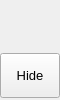
        <widget class="QFrame" name="leftMenuBg">
         <property name="minimumSize">
          <size>
           <width>60</width>
           <height>0</height>
          </size>
         </property>
         <property name="maximumSize">
          <size>
           <width>60</width>
           <height>16777215</height>
          </size>
         </property>
         <property name="frameShape">
          <enum>QFrame::NoFrame</enum>
         </property>
         <property name="frameShadow">
          <enum>QFrame::Raised</enum>
         </property>
         <layout class="QVBoxLayout" name="verticalLayout_3">
          <property name="spacing">
           <number>0</number>
          </property>
          <property name="leftMargin">
           <number>0</number>
          </property>
          <property name="topMargin">
           <number>0</number>
          </property>
          <property name="rightMargin">
           <number>0</number>
          </property>
          <property name="bottomMargin">
           <number>0</number>
          </property>
          <item>
           <widget class="QFrame" name="topLogoInfo">
            <property name="minimumSize">
             <size>
              <width>0</width>
              <height>50</height>
             </size>
            </property>
            <property name="maximumSize">
             <size>
              <width>16777215</width>
              <height>50</height>
             </size>
            </property>
            <property name="frameShape">
             <enum>QFrame::NoFrame</enum>
            </property>
            <property name="frameShadow">
             <enum>QFrame::Raised</enum>
            </property>
            <widget class="QFrame" name="topLogo">
             <property name="geometry">
              <rect>
               <x>10</x>
               <y>5</y>
               <width>42</width>
               <height>42</height>
              </rect>
             </property>
             <property name="minimumSize">
              <size>
               <width>42</width>
               <height>42</height>
              </size>
             </property>
             <property name="maximumSize">
              <size>
               <width>42</width>
               <height>42</height>
              </size>
             </property>
             <property name="frameShape">
              <enum>QFrame::NoFrame</enum>
             </property>
             <property name="frameShadow">
              <enum>QFrame::Raised</enum>
             </property>
            </widget>
            <widget class="QLabel" name="titleLeftApp">
             <property name="geometry">
              <rect>
               <x>70</x>
               <y>8</y>
               <width>160</width>
               <height>20</height>
              </rect>
             </property>
             <property name="font">
              <font>
               <family>Segoe UI Semibold</family>
               <pointsize>12</pointsize>
               <italic>false</italic>
               <bold>false</bold>
              </font>
             </property>
             <property name="text">
              <string>GerdPy</string>
             </property>
             <property name="alignment">
              <set>Qt::AlignLeading|Qt::AlignLeft|Qt::AlignTop</set>
             </property>
            </widget>
            <widget class="QLabel" name="titleLeftDescription">
             <property name="geometry">
              <rect>
               <x>70</x>
               <y>27</y>
               <width>160</width>
               <height>16</height>
              </rect>
             </property>
             <property name="maximumSize">
              <size>
               <width>16777215</width>
               <height>16</height>
              </size>
             </property>
             <property name="font">
              <font>
               <family>Segoe UI</family>
               <pointsize>8</pointsize>
               <italic>false</italic>
               <bold>false</bold>
              </font>
             </property>
             <property name="text">
              <string>Simulation Tool</string>
             </property>
             <property name="alignment">
              <set>Qt::AlignLeading|Qt::AlignLeft|Qt::AlignTop</set>
             </property>
            </widget>
           </widget>
          </item>
          <item>
           <widget class="QFrame" name="leftMenuFrame">
            <property name="frameShape">
             <enum>QFrame::NoFrame</enum>
            </property>
            <property name="frameShadow">
             <enum>QFrame::Raised</enum>
            </property>
            <widget class="QFrame" name="toggleBox">
             <property name="geometry">
              <rect>
               <x>0</x>
               <y>3</y>
               <width>60</width>
               <height>45</height>
              </rect>
             </property>
             <property name="maximumSize">
              <size>
               <width>16777215</width>
               <height>45</height>
              </size>
             </property>
             <property name="frameShape">
              <enum>QFrame::NoFrame</enum>
             </property>
             <property name="frameShadow">
              <enum>QFrame::Raised</enum>
             </property>
             <layout class="QVBoxLayout" name="verticalLayout_4">
              <property name="spacing">
               <number>0</number>
              </property>
              <property name="leftMargin">
               <number>0</number>
              </property>
              <property name="topMargin">
               <number>0</number>
              </property>
              <property name="rightMargin">
               <number>0</number>
              </property>
              <property name="bottomMargin">
               <number>0</number>
              </property>
              <item>
               <widget class="QPushButton" name="toggleButton">
                <property name="sizePolicy">
                 <sizepolicy hsizetype="Expanding" vsizetype="Fixed">
                  <horstretch>0</horstretch>
                  <verstretch>0</verstretch>
                 </sizepolicy>
                </property>
                <property name="minimumSize">
                 <size>
                  <width>0</width>
                  <height>45</height>
                 </size>
                </property>
                <property name="font">
                 <font>
                  <pointsize>10</pointsize>
                  <italic>false</italic>
                  <bold>false</bold>
                 </font>
                </property>
                <property name="cursor">
                 <cursorShape>PointingHandCursor</cursorShape>
                </property>
                <property name="layoutDirection">
                 <enum>Qt::LeftToRight</enum>
                </property>
                <property name="styleSheet">
                 <string notr="true">background-image: url(:/icons/images/icons/icon_menu.png);</string>
                </property>
                <property name="text">
                 <string>Hide</string>
                </property>
               </widget>
              </item>
             </layout>
            </widget>
            <widget class="QFrame" name="topMenu">
             <property name="geometry">
              <rect>
               <x>0</x>
               <y>48</y>
               <width>215</width>
               <height>341</height>
              </rect>
             </property>
             <property name="frameShape">
              <enum>QFrame::NoFrame</enum>
             </property>
             <property name="frameShadow">
              <enum>QFrame::Raised</enum>
             </property>
             <layout class="QVBoxLayout" name="verticalLayout_7">
              <property name="leftMargin">
               <number>0</number>
              </property>
              <item>
               <widget class="QPushButton" name="btn_home">
                <property name="sizePolicy">
                 <sizepolicy hsizetype="Expanding" vsizetype="Fixed">
                  <horstretch>0</horstretch>
                  <verstretch>0</verstretch>
                 </sizepolicy>
                </property>
                <property name="minimumSize">
                 <size>
                  <width>0</width>
                  <height>45</height>
                 </size>
                </property>
                <property name="font">
                 <font>
                  <pointsize>10</pointsize>
                  <italic>false</italic>
                  <bold>false</bold>
                 </font>
                </property>
                <property name="cursor">
                 <cursorShape>PointingHandCursor</cursorShape>
                </property>
                <property name="layoutDirection">
                 <enum>Qt::LeftToRight</enum>
                </property>
                <property name="styleSheet">
                 <string notr="true">background-image: url(:/icons/images/icons/cil-home.png);</string>
                </property>
                <property name="text">
                 <string>Home</string>
                </property>
               </widget>
              </item>
              <item>
               <widget class="QPushButton" name="btn_weather">
                <property name="sizePolicy">
                 <sizepolicy hsizetype="Expanding" vsizetype="Fixed">
                  <horstretch>0</horstretch>
                  <verstretch>0</verstretch>
                 </sizepolicy>
                </property>
                <property name="minimumSize">
                 <size>
                  <width>0</width>
                  <height>45</height>
                 </size>
                </property>
                <property name="font">
                 <font>
                  <pointsize>10</pointsize>
                  <italic>false</italic>
                  <bold>false</bold>
                 </font>
                </property>
                <property name="cursor">
                 <cursorShape>PointingHandCursor</cursorShape>
                </property>
                <property name="layoutDirection">
                 <enum>Qt::LeftToRight</enum>
                </property>
                <property name="styleSheet">
                 <string notr="true">background-image: url(:/icons/images/icons/cil-cloudy.png);</string>
                </property>
                <property name="text">
                 <string>Weather data</string>
                </property>
               </widget>
              </item>
              <item>
               <widget class="QPushButton" name="btn_heat">
                <property name="sizePolicy">
                 <sizepolicy hsizetype="Expanding" vsizetype="Fixed">
                  <horstretch>0</horstretch>
                  <verstretch>0</verstretch>
                 </sizepolicy>
                </property>
                <property name="minimumSize">
                 <size>
                  <width>0</width>
                  <height>45</height>
                 </size>
                </property>
                <property name="font">
                 <font>
                  <pointsize>10</pointsize>
                  <italic>false</italic>
                  <bold>false</bold>
                 </font>
                </property>
                <property name="cursor">
                 <cursorShape>PointingHandCursor</cursorShape>
                </property>
                <property name="layoutDirection">
                 <enum>Qt::LeftToRight</enum>
                </property>
                <property name="styleSheet">
                 <string notr="true">background-image: url(:/icons/images/icons/cil-view-module.png);</string>
                </property>
                <property name="text">
                 <string>Heating elements</string>
                </property>
               </widget>
              </item>
              <item>
               <widget class="QPushButton" name="btn_borefield">
                <property name="sizePolicy">
                 <sizepolicy hsizetype="Expanding" vsizetype="Fixed">
                  <horstretch>0</horstretch>
                  <verstretch>0</verstretch>
                 </sizepolicy>
                </property>
                <property name="minimumSize">
                 <size>
                  <width>0</width>
                  <height>45</height>
                 </size>
                </property>
                <property name="font">
                 <font>
                  <pointsize>10</pointsize>
                  <italic>false</italic>
                  <bold>false</bold>
                 </font>
                </property>
                <property name="cursor">
                 <cursorShape>PointingHandCursor</cursorShape>
                </property>
                <property name="layoutDirection">
                 <enum>Qt::LeftToRight</enum>
                </property>
                <property name="styleSheet">
                 <string notr="true">background-image: url(:/icons/images/icons/cil-circle.png);</string>
                </property>
                <property name="text">
                 <string>Ground data</string>
                </property>
               </widget>
              </item>
              <item>
               <widget class="QPushButton" name="btn_surface">
                <property name="sizePolicy">
                 <sizepolicy hsizetype="Expanding" vsizetype="Fixed">
                  <horstretch>0</horstretch>
                  <verstretch>0</verstretch>
                 </sizepolicy>
                </property>
                <property name="minimumSize">
                 <size>
                  <width>0</width>
                  <height>45</height>
                 </size>
                </property>
                <property name="font">
                 <font>
                  <pointsize>10</pointsize>
                  <italic>false</italic>
                  <bold>false</bold>
                 </font>
                </property>
                <property name="cursor">
                 <cursorShape>PointingHandCursor</cursorShape>
                </property>
                <property name="layoutDirection">
                 <enum>Qt::LeftToRight</enum>
                </property>
                <property name="styleSheet">
                 <string notr="true">background-image: url(:/icons/images/icons/cil-equalizer.png);</string>
                </property>
                <property name="text">
                 <string>Surface data</string>
                </property>
               </widget>
              </item>
              <item>
               <widget class="QPushButton" name="btn_sim">
                <property name="sizePolicy">
                 <sizepolicy hsizetype="Expanding" vsizetype="Fixed">
                  <horstretch>0</horstretch>
                  <verstretch>0</verstretch>
                 </sizepolicy>
                </property>
                <property name="minimumSize">
                 <size>
                  <width>0</width>
                  <height>45</height>
                 </size>
                </property>
                <property name="font">
                 <font>
                  <pointsize>10</pointsize>
                  <italic>false</italic>
                  <bold>false</bold>
                 </font>
                </property>
                <property name="cursor">
                 <cursorShape>PointingHandCursor</cursorShape>
                </property>
                <property name="layoutDirection">
                 <enum>Qt::LeftToRight</enum>
                </property>
                <property name="styleSheet">
                 <string notr="true">background-image: url(:/icons/images/icons/cil-media-play.png);</string>
                </property>
                <property name="text">
                 <string>Simulation parameters</string>
                </property>
               </widget>
              </item>
             </layout>
            </widget>
            <widget class="QFrame" name="bottomMenu">
             <property name="geometry">
              <rect>
               <x>0</x>
               <y>447</y>
               <width>60</width>
               <height>151</height>
              </rect>
             </property>
             <property name="frameShape">
              <enum>QFrame::NoFrame</enum>
             </property>
             <property name="frameShadow">
              <enum>QFrame::Raised</enum>
             </property>
             <layout class="QVBoxLayout" name="verticalLayout_9">
              <property name="spacing">
               <number>0</number>
              </property>
              <property name="leftMargin">
               <number>0</number>
              </property>
              <property name="topMargin">
               <number>0</number>
              </property>
              <property name="rightMargin">
               <number>0</number>
              </property>
              <property name="bottomMargin">
               <number>0</number>
              </property>
             </layout>
            </widget>
           </widget>
          </item>
         </layout>
        </widget>
